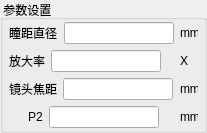
         <widget class="QGroupBox" name="groupBox_3">
          <property name="sizePolicy">
           <sizepolicy hsizetype="Preferred" vsizetype="Expanding">
            <horstretch>0</horstretch>
            <verstretch>0</verstretch>
           </sizepolicy>
          </property>
          <property name="minimumSize">
           <size>
            <width>0</width>
            <height>122</height>
           </size>
          </property>
          <property name="maximumSize">
           <size>
            <width>16777215</width>
            <height>220</height>
           </size>
          </property>
          <property name="title">
           <string> 参数设置</string>
          </property>
          <layout class="QVBoxLayout" name="verticalLayout">
           <property name="spacing">
            <number>6</number>
           </property>
           <property name="leftMargin">
            <number>6</number>
           </property>
           <property name="topMargin">
            <number>2</number>
           </property>
           <property name="rightMargin">
            <number>6</number>
           </property>
           <property name="bottomMargin">
            <number>2</number>
           </property>
           <item>
            <layout class="QHBoxLayout" name="horizontalLayout_PD">
             <item alignment="Qt::AlignRight">
              <widget class="QLabel" name="label_6">
               <property name="text">
                <string>瞳距直径</string>
               </property>
              </widget>
             </item>
             <item alignment="Qt::AlignRight">
              <widget class="QLineEdit" name="PDLineEdit_36">
               <property name="sizePolicy">
                <sizepolicy hsizetype="Fixed" vsizetype="Minimum">
                 <horstretch>0</horstretch>
                 <verstretch>0</verstretch>
                </sizepolicy>
               </property>
               <property name="minimumSize">
                <size>
                 <width>110</width>
                 <height>21</height>
                </size>
               </property>
               <property name="maximumSize">
                <size>
                 <width>110</width>
                 <height>35</height>
                </size>
               </property>
              </widget>
             </item>
             <item alignment="Qt::AlignRight">
              <widget class="QLabel" name="label_11">
               <property name="sizePolicy">
                <sizepolicy hsizetype="Fixed" vsizetype="Preferred">
                 <horstretch>0</horstretch>
                 <verstretch>0</verstretch>
                </sizepolicy>
               </property>
               <property name="minimumSize">
                <size>
                 <width>18</width>
                 <height>0</height>
                </size>
               </property>
               <property name="maximumSize">
                <size>
                 <width>18</width>
                 <height>16777215</height>
                </size>
               </property>
               <property name="text">
                <string>mm</string>
               </property>
              </widget>
             </item>
            </layout>
           </item>
           <item>
            <layout class="QHBoxLayout" name="horizontalLayout_rate">
             <item alignment="Qt::AlignRight">
              <widget class="QLabel" name="label_7">
               <property name="sizePolicy">
                <sizepolicy hsizetype="Expanding" vsizetype="Preferred">
                 <horstretch>0</horstretch>
                 <verstretch>0</verstretch>
                </sizepolicy>
               </property>
               <property name="text">
                <string>放大率</string>
               </property>
              </widget>
             </item>
             <item>
              <widget class="QLineEdit" name="rateLineEdit_5">
               <property name="sizePolicy">
                <sizepolicy hsizetype="Fixed" vsizetype="Minimum">
                 <horstretch>0</horstretch>
                 <verstretch>0</verstretch>
                </sizepolicy>
               </property>
               <property name="minimumSize">
                <size>
                 <width>110</width>
                 <height>21</height>
                </size>
               </property>
               <property name="maximumSize">
                <size>
                 <width>110</width>
                 <height>35</height>
                </size>
               </property>
              </widget>
             </item>
             <item alignment="Qt::AlignRight">
              <widget class="QLabel" name="label_13">
               <property name="sizePolicy">
                <sizepolicy hsizetype="Fixed" vsizetype="Preferred">
                 <horstretch>0</horstretch>
                 <verstretch>0</verstretch>
                </sizepolicy>
               </property>
               <property name="minimumSize">
                <size>
                 <width>18</width>
                 <height>0</height>
                </size>
               </property>
               <property name="maximumSize">
                <size>
                 <width>18</width>
                 <height>16777215</height>
                </size>
               </property>
               <property name="text">
                <string>X</string>
               </property>
              </widget>
             </item>
            </layout>
           </item>
           <item>
            <layout class="QHBoxLayout" name="horizontalLayout_focus">
             <item alignment="Qt::AlignRight">
              <widget class="QLabel" name="label_3">
               <property name="text">
                <string>镜头焦距</string>
               </property>
              </widget>
             </item>
             <item alignment="Qt::AlignRight">
              <widget class="QLineEdit" name="focusLineEdit_6">
               <property name="sizePolicy">
                <sizepolicy hsizetype="Fixed" vsizetype="Minimum">
                 <horstretch>0</horstretch>
                 <verstretch>0</verstretch>
                </sizepolicy>
               </property>
               <property name="minimumSize">
                <size>
                 <width>110</width>
                 <height>21</height>
                </size>
               </property>
               <property name="maximumSize">
                <size>
                 <width>110</width>
                 <height>35</height>
                </size>
               </property>
              </widget>
             </item>
             <item alignment="Qt::AlignRight">
              <widget class="QLabel" name="label_14">
               <property name="sizePolicy">
                <sizepolicy hsizetype="Fixed" vsizetype="Preferred">
                 <horstretch>0</horstretch>
                 <verstretch>0</verstretch>
                </sizepolicy>
               </property>
               <property name="minimumSize">
                <size>
                 <width>18</width>
                 <height>0</height>
                </size>
               </property>
               <property name="maximumSize">
                <size>
                 <width>18</width>
                 <height>16777215</height>
                </size>
               </property>
               <property name="text">
                <string>mm</string>
               </property>
              </widget>
             </item>
            </layout>
           </item>
           <item>
            <layout class="QHBoxLayout" name="horizontalLayout_P2">
             <item alignment="Qt::AlignRight">
              <widget class="QLabel" name="label_9">
               <property name="sizePolicy">
                <sizepolicy hsizetype="Expanding" vsizetype="Preferred">
                 <horstretch>0</horstretch>
                 <verstretch>0</verstretch>
                </sizepolicy>
               </property>
               <property name="text">
                <string>P2</string>
               </property>
              </widget>
             </item>
             <item>
              <widget class="QLineEdit" name="P2LineEdit_7">
               <property name="sizePolicy">
                <sizepolicy hsizetype="Fixed" vsizetype="Minimum">
                 <horstretch>0</horstretch>
                 <verstretch>0</verstretch>
                </sizepolicy>
               </property>
               <property name="minimumSize">
                <size>
                 <width>110</width>
                 <height>21</height>
                </size>
               </property>
               <property name="maximumSize">
                <size>
                 <width>110</width>
                 <height>35</height>
                </size>
               </property>
              </widget>
             </item>
             <item alignment="Qt::AlignRight">
              <widget class="QLabel" name="label_15">
               <property name="sizePolicy">
                <sizepolicy hsizetype="Fixed" vsizetype="Preferred">
                 <horstretch>0</horstretch>
                 <verstretch>0</verstretch>
                </sizepolicy>
               </property>
               <property name="minimumSize">
                <size>
                 <width>18</width>
                 <height>0</height>
                </size>
               </property>
               <property name="maximumSize">
                <size>
                 <width>18</width>
                 <height>16777215</height>
                </size>
               </property>
               <property name="text">
                <string>mm</string>
               </property>
              </widget>
             </item>
            </layout>
           </item>
          </layout>
         </widget>
